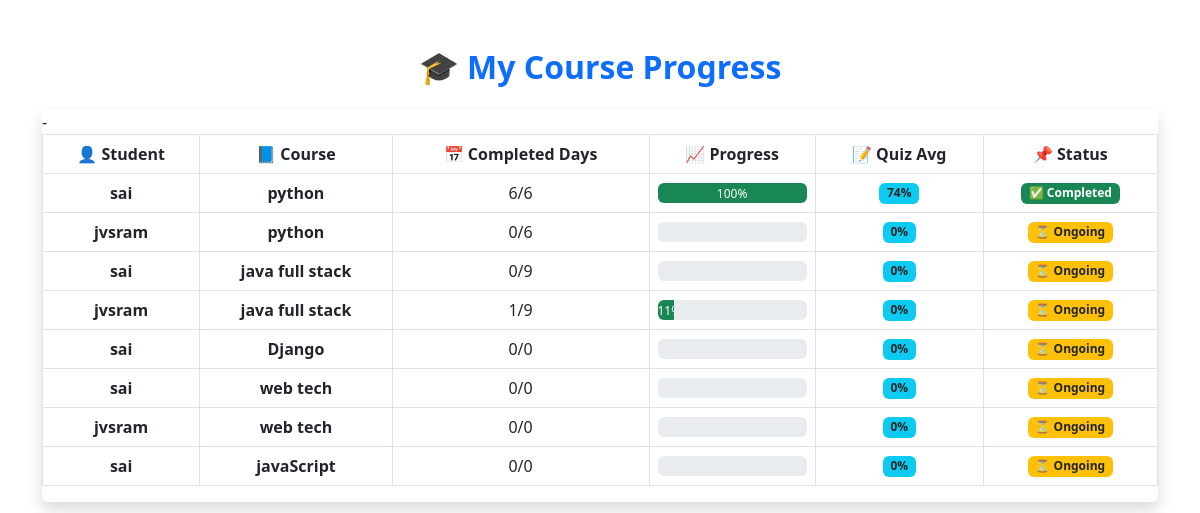
The page /teacher/progress/ (signed in) on the database its author committed.
### lms/models.py (models this page shows, shortened)
class Course(models.Model):
    title = models.CharField(max_length=200)
    description = models.TextField()
    teacher = models.ForeignKey(User, on_delete=models.CASCADE)
    created_at = models.DateTimeField(auto_now_add=True)
    num_lectures = models.IntegerField(default=0)
    thumbnail = models.ImageField(upload_to='course_thumbnails/', blank=True, null=True)  # New

### lms/views.py (the view)
# urls.py: path('teacher/progress/', teacher_course_progress_view, name='teacher_progress'),
def teacher_course_progress_view(request):
    courses = Course.objects.filter(teacher=request.user)
    progress_data = []
    for course in courses:
        enrollments = Enrollment.objects.filter(course=course)
        total_days = course.coursecontent_set.count()
        for enrollment in enrollments:
            student = enrollment.student
            completed_days = StudentCourseProgress.objects.filter(enrollment=enrollment, is_completed=True).count()
            progress_percent = int((completed_days / total_days) * 100) if total_days > 0 else 0
            progress_records = StudentCourseProgress.objects.filter(enrollment=enrollment).exclude(quiz_score__isnull=True)
            quiz_scores = [p.quiz_score for p in progress_records]
            quiz_avg = round(sum(quiz_scores) / len(quiz_scores)) if quiz_scores else 0
            status = "Completed" if progress_percent == 100 else "Ongoing"
            progress_data.append({
                "student_name": student.get_full_name() or student.username,
                "course": course.title,
                "completed_days": f"{completed_days}/{total_days}",
                "progress": f"{progress_percent}%",
                "quiz_avg": f"{quiz_avg}%",
                "status": status,
            })
    return render(request, 'teacher_progress.html', {'progress_data': progress_data})

### lms/templates/teacher_progress.html
<link href="https://cdn.jsdelivr.net/npm/bootstrap@5.3.0/dist/css/bootstrap.min.css" rel="stylesheet">
<div class="container my-5">
    <h2 class="mb-4 text-center text-primary fw-bold">🎓 My Course Progress</h2>
    <div class="table-responsive shadow rounded">
        <table class="table table-bordered table-hover align-middle">
            <thead class="text-white text-center" style="background: linear-gradient(to right, #0d6efd, #0dcaf0);">
                <tr>
                    <th>👤 Student</th>-
                    <th>📘 Course</th>
                    <th>📅 Completed Days</th>
                    <th>📈 Progress</th>
                    <th>📝 Quiz Avg</th>
                    <th>📌 Status</th>
                </tr>
            </thead>
            <tbody class="text-center">
                {% for row in progress_data %}
                <tr>
                    <td class="fw-semibold">{{ row.student_name }}</td>
                    <td class="fw-semibold">{{ row.course }}</td>
                    <td>{{ row.completed_days }}</td>
                    <td>
                        {% with row.progress|slice:":-1" as progress_value %}
                        <div class="progress" style="height: 20px;">
                            <div class="progress-bar bg-success" role="progressbar"
                                 style="width: {{ progress_value }}%;"
                                 aria-valuenow="{{ progress_value }}" aria-valuemin="0" aria-valuemax="100">
                                {{ progress_value }}%
                            </div>
                        </div>
                        {% endwith %}
                    </td>
                    <td>
                        <span class="badge bg-info text-dark">{{ row.quiz_avg }}</span>
                    </td>
                    <td>
                        {% if row.status == "Completed" %}
                            <span class="badge bg-success">✅ {{ row.status }}</span>
                        {% else %}
                            <span class="badge bg-warning text-dark">⏳ {{ row.status }}</span>
                        {% endif %}
                    </td>
                </tr>
                {% empty %}
                <tr>
                    <td colspan="5" class="text-center text-muted">No progress data available.</td>
                </tr>
                {% endfor %}
            </tbody>
        </table>
    </div>
</div>

### rows shown on the page
Course: course "python" "python"
Course: course "java full stack" "java full stack"
Course: course "Django"
Course: course "web tech" "web tech"
Course: course "javaScript"

### other values the page prints
{{ row.student_name }} "sai" "jvsram" "sai" "jvsram" "sai" "sai" "jvsram" "sai"
{{ row.completed_days }} "6/6" "0/6" "0/9" "1/9" "0/0" "0/0" "0/0" "0/0"
{{ progress_value }} "100" "11"
{{ row.quiz_avg }} "74%" "0%" "0%" "0%" "0%" "0%" "0%" "0%"
{{ row.status }} "Completed"
{{ row.status }} "Ongoing" "Ongoing" "Ongoing" "Ongoing" "Ongoing" "Ongoing" "Ongoing"
